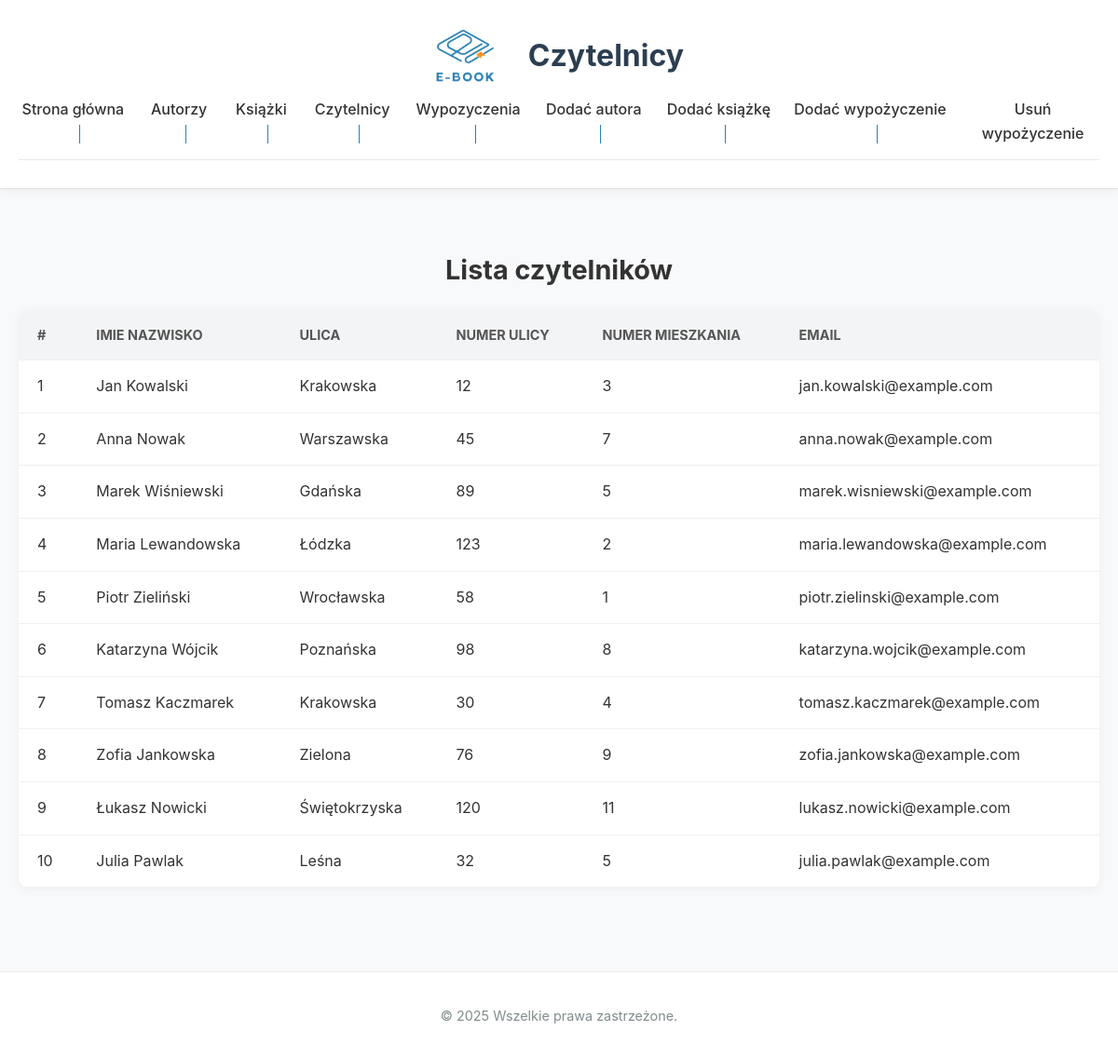
/Main/czytelnicy.php, run on the app's committed database.
### tables this page shows
CREATE TABLE czytelnik (
    id INT AUTO_INCREMENT PRIMARY KEY,
    imie VARCHAR(100) NOT NULL,
    nazwisko VARCHAR(100) NOT NULL,
    ulica_id INT,
    ulica_numer VARCHAR(10),
    mieszkanie_numer VARCHAR(10),
    email VARCHAR(255) NOT NULL UNIQUE,
    haslo VARCHAR(255) NOT NULL,
    FOREIGN KEY (ulica_id) REFERENCES ulica(id)
);

CREATE TABLE ulica (
    id INT AUTO_INCREMENT PRIMARY KEY,
    nazwa VARCHAR(100) NOT NULL
);

### Main/czytelnicy.php (the view, shortened to what this page needs)
<?php include 'baza.php'; ?>
<!DOCTYPE html>
<html lang="pl">
<head>
    <link rel="stylesheet" href="style.css">
</head>
<body>
    <header>
        <div class="header-container">
            <img src="../logo.png" alt="Logo" class="logo">
            <h1>Czytelnicy</h1>
        </div>
        <?php include 'navigation.php'; ?>
    </header>
    <main>
        <h2>Lista czytelników</h2>
        <table>
            <thead>
                <tr>
                    <th>#</th>
                    <th>Imie Nazwisko</th>
                    <th>Ulica</th>
                    <th>Numer ulicy</th>
                    <th>Numer mieszkania</th>
                    <th>Email</th>
                </tr>
            </thead>
            <tbody>
                <?php
                $result = $conn->query("SELECT c.id, CONCAT(c.imie, ' ', c.nazwisko) AS pelne_imie, u.nazwa AS ulica, c.ulica_numer, c.mieszkanie_numer, c.email
                                        FROM czytelnik c
                                        JOIN ulica u ON c.ulica_id = u.id");
                if ($result->num_rows > 0) {
                    while ($row = $result->fetch_assoc()) {
                        echo "<tr>
                                <td>" . htmlspecialchars($row['id']) . "</td>
                                <td>" . htmlspecialchars($row['pelne_imie']) . "</td>
                                <td>" . htmlspecialchars($row['ulica']) . "</td>
                                <td>" . htmlspecialchars($row['ulica_numer']) . "</td>
                                <td>" . htmlspecialchars($row['mieszkanie_numer']) . "</td>
                                <td>" . htmlspecialchars($row['email']) . "</td>
                              </tr>";
                    }
                } else {
                    echo "<tr><td colspan='5'>Немає записів</td></tr>";
                }
                ?>
            </tbody>
        </table>
    </main>
    <footer>
        <p>© 2025  Wszelkie prawa zastrzeżone.</p>
    </footer>
</body>
</html>

### Main/style.css (style rules this page uses)
* { box-sizing: border-box; }
body { font-family: 'Inter', 'Open Sans', 'Poppins', sans-serif; margin: 0; padding: 0; background-color: #f7f9fb; color: #333; line-height: 1.6; }
header { background-color: #ffffff; padding: 30px 20px; text-align: center; box-shadow: 0 2px 8px rgba(0, 0, 0, 0.05); border-bottom: 1px solid #e0e0e0; }
main h2 { text-align: center; font-size: 1.8rem; margin-bottom: 20px; }
header h1 { margin: 0; font-size: 2rem; color: #2c3e50; }
.header-container { display: flex; justify-content: center; align-items: center; gap: 20px; padding: 0 20px; }
.logo { height: 60px; margin-right: 15px; }
main { padding: 40px 20px; max-width: 1200px; margin: auto; }
table { width: 100%; border-collapse: collapse; background-color: #fff; border-radius: 10px; overflow: hidden; box-shadow: 0 2px 10px rgba(0, 0, 0, 0.05); }
table th, table td { padding: 15px 20px; border-bottom: 1px solid #f0f0f0; text-align: left; }
table th { background-color: #f2f4f6; color: #555; font-size: 0.9rem; text-transform: uppercase; }
footer { background-color: #ffffff; color: #7f8c8d; text-align: center; padding: 20px; font-size: 0.9rem; border-top: 1px solid #eaeaea; margin-top: 50px; }

### data on the page
czytelnik: id "1", pelne_imie "Jan Kowalski", ulica.nazwa "Krakowska", ulica_numer "12", mieszkanie_numer "3", email "jan.kowalski@example.com"
czytelnik: id "2", pelne_imie "Anna Nowak", ulica.nazwa "Warszawska", ulica_numer "45", mieszkanie_numer "7", email "anna.nowak@example.com"
czytelnik: id "3", pelne_imie "Marek Wiśniewski", ulica.nazwa "Gdańska", ulica_numer "89", mieszkanie_numer "5", email "marek.wisniewski@example.com"
czytelnik: id "4", pelne_imie "Maria Lewandowska", ulica.nazwa "Łódzka", ulica_numer "123", mieszkanie_numer "2", email "maria.lewandowska@example.com"
czytelnik: id "5", pelne_imie "Piotr Zieliński", ulica.nazwa "Wrocławska", ulica_numer "58", mieszkanie_numer "1", email "piotr.zielinski@example.com"
czytelnik: id "6", pelne_imie "Katarzyna Wójcik", ulica.nazwa "Poznańska", ulica_numer "98", mieszkanie_numer "8", email "katarzyna.wojcik@example.com"
czytelnik: id "7", pelne_imie "Tomasz Kaczmarek", ulica.nazwa "Krakowska", ulica_numer "30", mieszkanie_numer "4", email "tomasz.kaczmarek@example.com"
czytelnik: id "8", pelne_imie "Zofia Jankowska", ulica.nazwa "Zielona", ulica_numer "76", mieszkanie_numer "9", email "zofia.jankowska@example.com"
czytelnik: id "9", pelne_imie "Łukasz Nowicki", ulica.nazwa "Świętokrzyska", ulica_numer "120", mieszkanie_numer "11", email "lukasz.nowicki@example.com"
czytelnik: id "10", pelne_imie "Julia Pawlak", ulica.nazwa "Leśna", ulica_numer "32", mieszkanie_numer "5", email "julia.pawlak@example.com"
